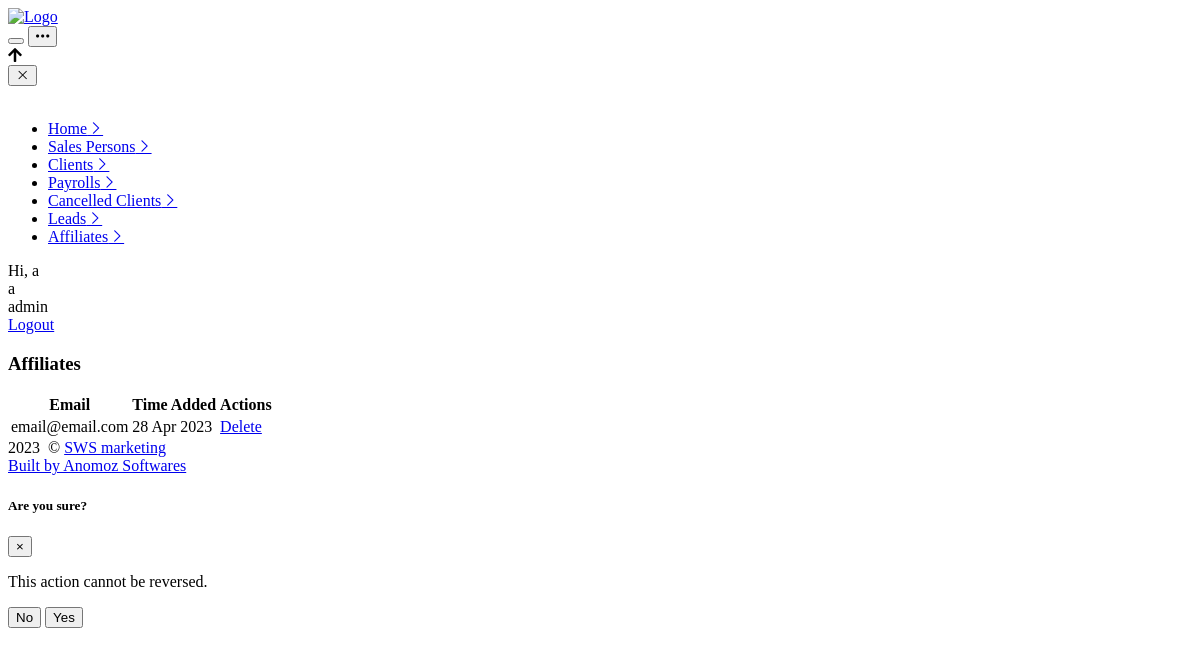
The page /crm/affiliates.php (signed in) on the database its author committed.
### tables this page shows
CREATE TABLE `tushantMarketing_admins` (
  `id` varchar(256) NOT NULL,
  `name` varchar(256) DEFAULT '',
  `email` varchar(256) DEFAULT '',
  `password` varchar(256) DEFAULT '',
  `timeAdded` varchar(256) DEFAULT ''
);

CREATE TABLE `tushantMarketing_affiliates` (
  `id` varchar(256) NOT NULL,
  `email` varchar(256) DEFAULT '',
  `timeAdded` varchar(256) DEFAULT ''
);

### crm/global.php (called while the page is built, shortened)
<?php
include_once("database.php");
$g_body_class = "";
if (isset($_SESSION['email']) && isset($_SESSION['password'])){
    $session_password = $_SESSION['password'];
    $session_email =  $_SESSION['email'];
    $query = "SELECT *  FROM tushantMarketing_admins WHERE email='$session_email' AND password='$session_password'";
    $result = $con->query($query);
    if ($result->num_rows > 0){
        while($row = $result->fetch_assoc()){
            $logged=1;
            $session_name = $row['name'];
        }
    }
    else
        $logged=0;
}
else
    $logged=0;
function runQuery($query){
    global $con;
    $result=$con->query($query);
}
function getAll($con,$sql){
    runQuery($sql);
    $result = $con->query($sql);
    $list = array();
    while ($row = mysqli_fetch_assoc($result)){
        $list[] = $row;
    }
    return $list;
}
?>

### crm/affiliates.php (the view, shortened to what this page needs)
<?require("./global.php");
?>
<!DOCTYPE html>
<html lang="en">
    <head>
        <?require("./includes/views/head.php") ?>
    </head>
<body class="<? echo $g_body_class ?>">
	<? require("./includes/views/header.php") ?>
	<div class="kt-grid kt-grid--hor kt-grid--root">
		<div class="kt-grid__item kt-grid__item--fluid kt-grid kt-grid--ver kt-page">
			<div class="kt-grid__item kt-grid__item--fluid kt-grid kt-grid--hor kt-wrapper" id="kt_wrapper">
				<? require("./includes/views/topmenu.php") ?>
				<div class="kt-body kt-grid__item kt-grid__item--fluid kt-grid kt-grid--hor kt-grid--stretch" id="kt_body">
					<div class="kt-content  kt-grid__item kt-grid__item--fluid kt-grid kt-grid--hor" id="kt_content">
						<div class="kt-container  kt-grid__item kt-grid__item--fluid">
                            <div class="kt-portlet kt-portlet--mobile">
            						<div class="kt-portlet__head kt-portlet__head--lg">
            							<div class="kt-portlet__head-label">
            								<h3 class="kt-portlet__head-title">
            								    Affiliates
            								</h3>
            							</div>
            						</div>
            						<div class="kt-portlet__body">
            							    <table class="table table-striped- table-bordered table-hover table-checkable add-search " >
                                                <thead>
                                                    <tr>
                                                        <th>Email</th>
                                                        <th>Time Added</th>
                                                        <th>Actions</th>
                                                    </tr>
                                                </thead>
                                                <tbody>
                                                <?
                                                $affiliates=getAll($con,"select * from tushantMarketing_affiliates order by timeAdded desc");
                                                foreach($affiliates as $row){?>
                                                        <tr>
                                                            <td><?echo $row['email']?></td>
                                                            <td><?echo date("d M Y",$row['timeAdded'])?></td>
                                                            <td>
                                                                <a href="#" class="btn btn-danger" data-toggle="modal" data-target="#delete_record" data-url="?delete-affiliate=<?echo $row['id']?>">Delete</a>
                                                            </td>
                                                        </tr>
                                                    <?}?>
                                                </tbody>
                                            </table>
                                    </div>
        					    </div>
        				</div>
                    </div>
                </div>
			</div>
		</div>
		<? require("./includes/views/footer.php") ?>
	</div>
    <? require("./includes/views/footerjs.php") ?>
</body>
</html>

### crm/includes/views/topmenu.php (shortened to what this page needs)
<?$filenameLink = basename($_SERVER['PHP_SELF']);?>
<div id="kt_header" class="kt-header  kt-header--fixed " data-ktheader-minimize="on">
	<div class="kt-container  kt-container--fluid ">
		<button class="kt-header-menu-wrapper-close" id="kt_header_menu_mobile_close_btn"><i class="la la-close"></i></button>
		<div class="kt-header-menu-wrapper kt-grid__item kt-grid__item--fluid" id="kt_header_menu_wrapper">
		    <div id="kt_header_menu" class="kt-header-menu kt-header-menu-mobile ">
			    <div class="col-3 mx-auto my-auto" >
					<div class="" style="width: 200px;">
					</div>
				</div>
				<ul class="kt-menu__nav">
				    <?if($logged==1){?>
					    <li class="kt-menu__item <?if($filenameLink=='home.php'){echo 'kt-menu__item--here';}?>" data-ktmenu-submenu-toggle="click" aria-haspopup="true">
                            <a href="home.php" class="kt-menu__link"><span class="kt-menu__link-text">Home</span><i class="kt-menu__ver-arrow la la-angle-right"></i></a>
                        </li>
                        <li class="kt-menu__item <?if($filenameLink=='salesPersons.php'){echo 'kt-menu__item--here';}?>" data-ktmenu-submenu-toggle="click" aria-haspopup="true">
                            <a href="salesPersons.php" class="kt-menu__link"><span class="kt-menu__link-text" style="white-space: pre;">Sales Persons</span><i class="kt-menu__ver-arrow la la-angle-right"></i></a>
                        </li>
                        <li class="kt-menu__item <?if($filenameLink=='clients.php'){echo 'kt-menu__item--here';}?>" data-ktmenu-submenu-toggle="click" aria-haspopup="true">
                            <a href="clients.php" class="kt-menu__link"><span class="kt-menu__link-text">Clients</span><i class="kt-menu__ver-arrow la la-angle-right"></i></a>
                        </li>
                        <li class="kt-menu__item <?if($filenameLink=='payrolls.php'){echo 'kt-menu__item--here';}?>" data-ktmenu-submenu-toggle="click" aria-haspopup="true">
                            <a href="payrolls.php" class="kt-menu__link"><span class="kt-menu__link-text">Payrolls</span><i class="kt-menu__ver-arrow la la-angle-right"></i></a>
                        </li>
                        <li class="kt-menu__item <?if($filenameLink=='cancelledClients.php'){echo 'kt-menu__item--here';}?>" data-ktmenu-submenu-toggle="click" aria-haspopup="true">
                            <a href="cancelledClients.php" class="kt-menu__link"><span class="kt-menu__link-text" style="white-space: pre;">Cancelled Clients</span><i class="kt-menu__ver-arrow la la-angle-right"></i></a>
                        </li>
                        <li class="kt-menu__item <?if($filenameLink=='leads.php'){echo 'kt-menu__item--here';}?>" data-ktmenu-submenu-toggle="click" aria-haspopup="true">
                            <a href="leads.php" class="kt-menu__link"><span class="kt-menu__link-text">Leads</span><i class="kt-menu__ver-arrow la la-angle-right"></i></a>
                        </li>
                        <li class="kt-menu__item <?if($filenameLink=='affiliates.php'){echo 'kt-menu__item--here';}?>" data-ktmenu-submenu-toggle="click" aria-haspopup="true">
                            <a href="affiliates.php" class="kt-menu__link"><span class="kt-menu__link-text">Affiliates</span><i class="kt-menu__ver-arrow la la-angle-right"></i></a>
                        </li>
                    <?}else{?>
                        <li class="kt-menu__item <?if($filenameLink=='login.php'){echo 'kt-menu__item--here';}?>" data-ktmenu-submenu-toggle="click" aria-haspopup="true">
                            <a href="login.php" class="kt-menu__link"><span class="kt-menu__link-text">Login</span><i class="kt-menu__ver-arrow la la-angle-right"></i></a>
                        </li>
                    <?}?>
                </ul>
            </div>
		</div>
		<?if($logged==1){?>
		<div class="kt-header__topbar kt-grid__item">
            <div class="kt-header__topbar-item kt-header__topbar-item--user">
				<div class="kt-header__topbar-wrapper" data-toggle="dropdown" data-offset="10px,0px">
					<span class="kt-header__topbar-welcome kt-visible-desktop">Hi,</span>
					<span class="kt-badge kt-badge--username kt-badge--unified-success kt-badge--lg kt-badge--rounded kt-badge--bold"><?echo substr($session_name, 0, 1);?></span>
				</div>
				<div class="dropdown-menu dropdown-menu-fit dropdown-menu-right dropdown-menu-anim dropdown-menu-xl">
				<div class="kt-user-card kt-user-card--skin-light kt-notification-item-padding-x">
						<div class="kt-user-card__avatar">
						    <span class="kt-badge kt-badge--username kt-badge--unified-success kt-badge--lg kt-badge--rounded kt-badge--bold"><?echo substr($session_name, 0, 1);?></span>
						</div>
						<div class="kt-user-card__name">
							<?echo $session_name?>
						</div>
						<div class="kt-user-card__badge">
							<a href="?logout=1" class="btn btn-label-primary btn-sm btn-bold btn-font-md">Logout</a>
						</div>
					</div>
                </div>
			</div>
		</div>
		<?}?>
	</div>
</div>

### rows shown on the page
tushantmarketing_admins: name "a", name "admin"
tushantmarketing_affiliates: email "email@email.com", timeAdded "28 Apr 2023"

### other values the page prints
$g_projectTitle "SWS marketing"
